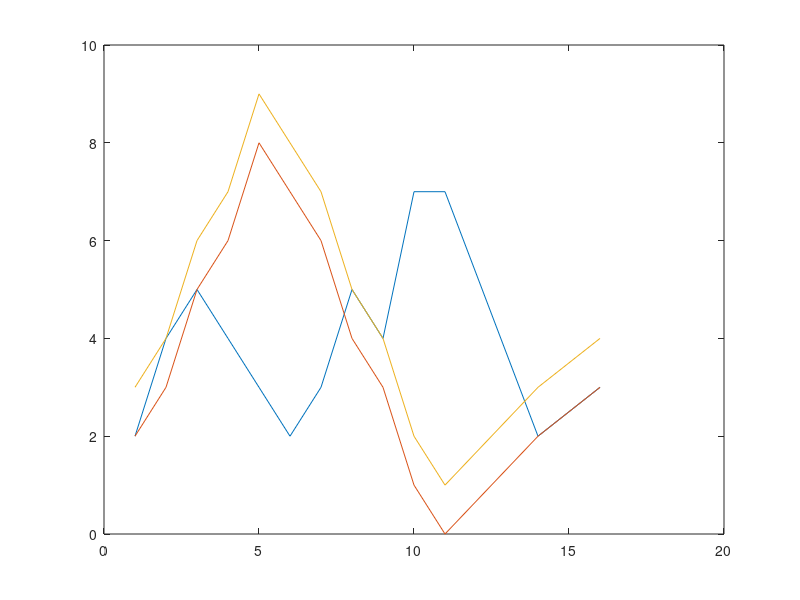
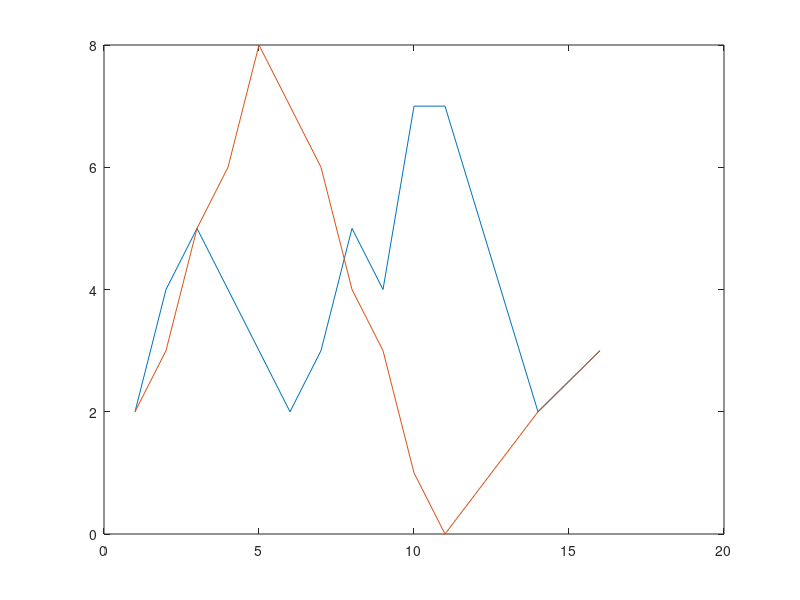
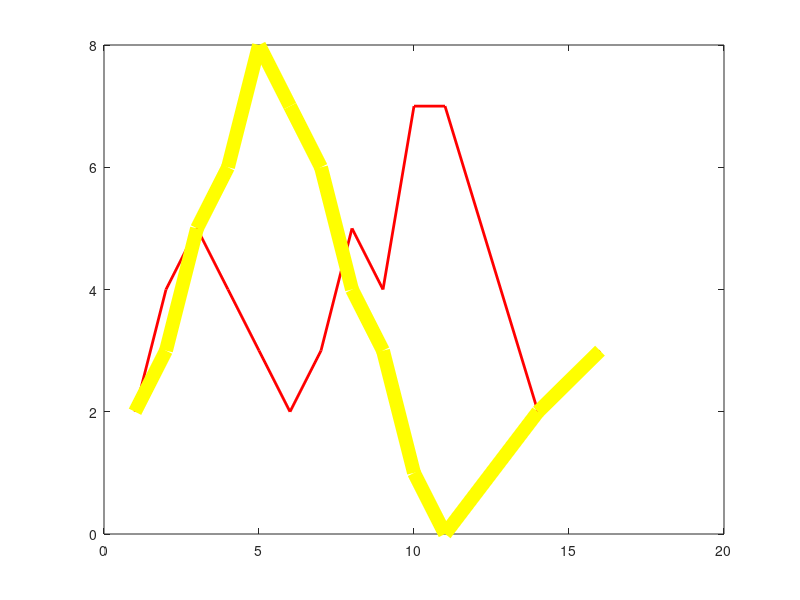
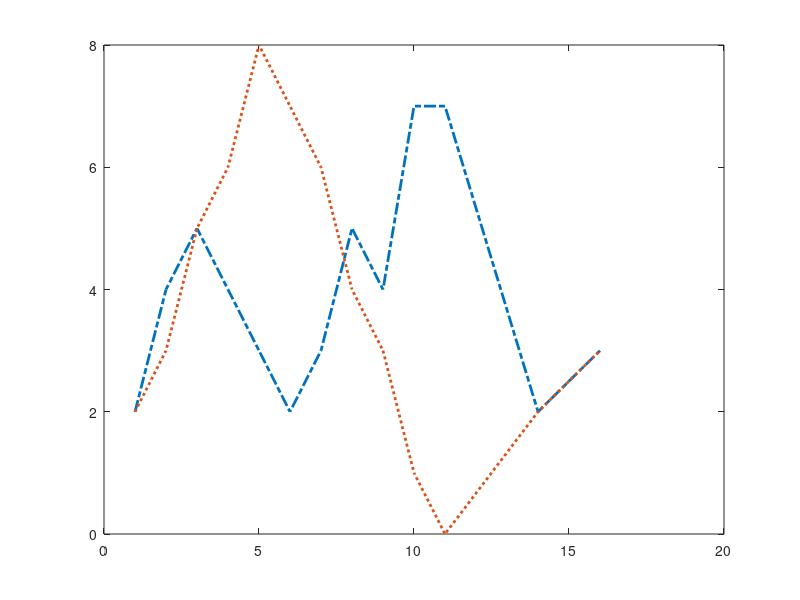

Reproduce these figures in MATLAB, in order. (Note: this script raises an error after producing the figures.)
% Demonstration af matlabs plot funktion
% Denne fil indeholder flere forskellige eksempler på hvordan matlabs plot
% funktion kan bruges. Den bliver gennemgået i min youtube video:
% https://youtu.be/Byj-STxbKnA 
%
% For mere information om matlabs plot funktions se matlabs reference side
% https://se.mathworks.com/help/matlab/ref/plot.html

%% Simple plot

% først skal vi bruge noget data, dette bliver bruget i alle følgende
% eksempler
x = [1 2 3 4 5 6 7 8 9 10 11 14 16];
data1 = [2 4 5 4 3 2 3 5 4 7 7 2 3];
data2 = [2 3 5 6 8 7 6 4 3 1 0 2 3];

% plot data uden x coordinater
plot(data1)

% plot data med x coordinater
plot(x, data1);
hold on % denne linje forhindre data i at blive overskrevet
plot(x, data2);
plot(x, data2+1);



%% Figure  (laver en ny figur)
figure('color', 'w', 'position', [-710 100 700 500]);
plot(x, data1);
hold on % denne linje forhindre data i at blive overskrevet
plot(x, data2);



%% linjer (farve og tykkelse)

figure('position', [100 100 700 500]); % in the video I use -710 but that is because I want the figure to show on my second monitor
plot(x,data1, 'LineWidth', 2, 'Color', [1 0 0] );
hold on
plot(x,data2, 'y', 'LineWidth', 10);

% mulige farver
% 'y' 'm' 'c' 'r' 'g' 'b' 'w' 'k'
% eller
% [rød grøn blå] % hver farve er et tal mellem 0 og 1



%% Linjetype 
figure('position', [100 100 700 500]);
plot(x, data1,'-.', 'LineWidth', 2 );
hold on
plot(x, data2,':', 'LineWidth', 2 );

% mulige linjetyper
% '-' '--' ':' '-.'



%% symboler / Marker
figure('position', [100 100 700 500]);
plot(x, data1, '--gs');
hold on
plot(x, data2, '-.h', 'Marker', 'p', 'MarkerSize', 2, 'MarkerEdgeColor', 'b', 'MarkerFaceColor', [0.3,0.3,0.3]);

% mulige Markers
% 'o' '+' '*' '.' 'x' 's' 'd' '^' 'v' '>' '<' 'p' 'h'

% extra tip Du kan overskrive enkelte punkter/ overskriver det 6. punkt
plot(x(6), data1(6), 'rs','MarkerSize', 12);



%% titler / Labels

figure('position', [100 100 700 500]);
plot(x, data1, '-r+');
hold on
plot(x, data2, 'b-s');

title('super flot plot')
xlabel('xdata')
ylabel('Noget andet', 'fontsize', 20)



%% axerne (ændre altid den aktive figur)

xlim([0 20]) % ændre grænserne for x aksen
ylim([0 10])

yticks([0 5 10])

xticks([1 2 3.14 5 6 9 12])
xticklabels({'A','B','\pi','C','E','9','3*4'})
xtickangle(45)



%% Logaritmiske akser
figure('position', [100 100 700 500]);
plot(x, data1);
hold on
plot(x, data2);

set(gca, 'xScale', 'log') 
set(gca, 'yScale', 'log')

% dette kan også gøres med funktionerne semilogx og semilogy der virker
% lige som plot bortset fra at en af akserne autumatisk er logaritmisk

% semilogx(x,data1)



%% Legends

figure('position', [100 100 700 500]);
p1 = plot(x, data1);
hold on
plot(x, data2+1, ':b');
p2 = plot(x, data2, '--r');

% legend({'Foam', 'Silicone', 'gas'});

legend([p1 p2], {'Foam','Silicone'});
p2.Marker = 'o';
p2.MarkerSize = 10;



%% tekst på figuren

figure('position', [100 100 700 500]);
plot(x, data1);
hold on
plot(x, data2);

text(14, 6, 'vigtig note');

text(14, 7, 'vigtig note', 'Fontsize', 14, 'Color', 'r', 'FontName', 'Times', 'FontWeight', 'bold', 'Rotation', 55)

% Du kan også justere tegne en pil
quiver(14, 7, -2, -2, 'MaxHeadSize', 0.5)

 
 
%%  Tips til pæne figure

figure('position', [100 100 700 500], 'color', 'w', 'DefaultAxesFontSize',14);
plot(x, data1, '-s', 'MarkerSize', 10, 'LineWidth', 2);
hold on
plot(x, data2, '-o', 'MarkerSize', 10, 'LineWidth', 2);
xlabel('xdata', 'fontsize', 18)
ylabel('Min ydata', 'fontsize', 18)
box off

text(14, 6, 'vigtig note', 'Fontsize', 18, 'Color', 'r', 'FontName', 'Times', 'FontWeight', 'bold', 'Rotation', 55)
quiver(13.9, 5.9, -1.5, -1.6, 'MaxHeadSize', 0.5, 'LineWidth', 2)

print(gcf,'fig1_autosaved.png','-dpng','-r600'); % gem figuren i høj opløsning, overskriver automatisk

% print(gcf,'fig1_autosaved.pdf','-dpdf'); % gem figuren i vector format



